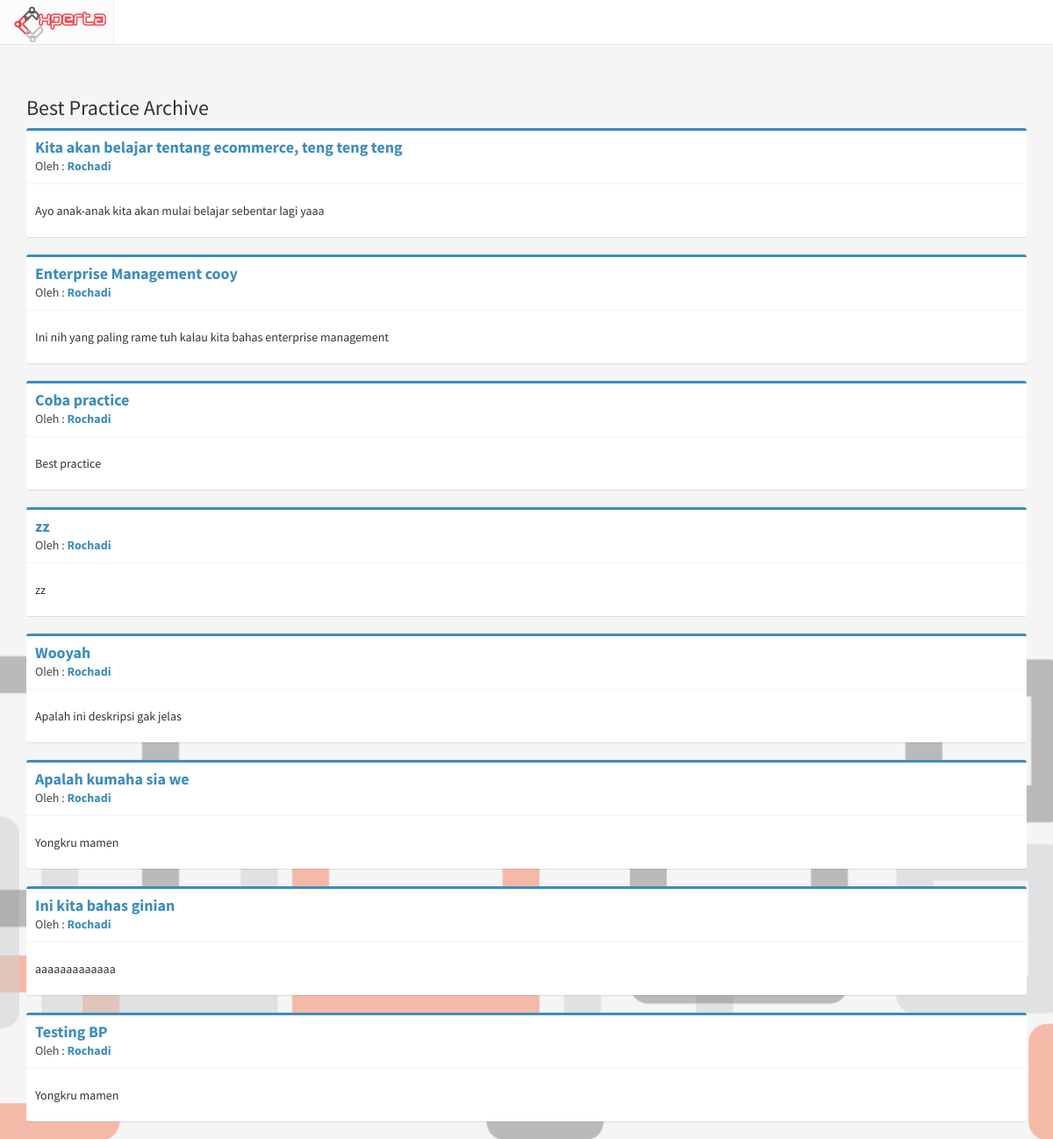
The app's page /index.php/cop/bp_archive, older data.
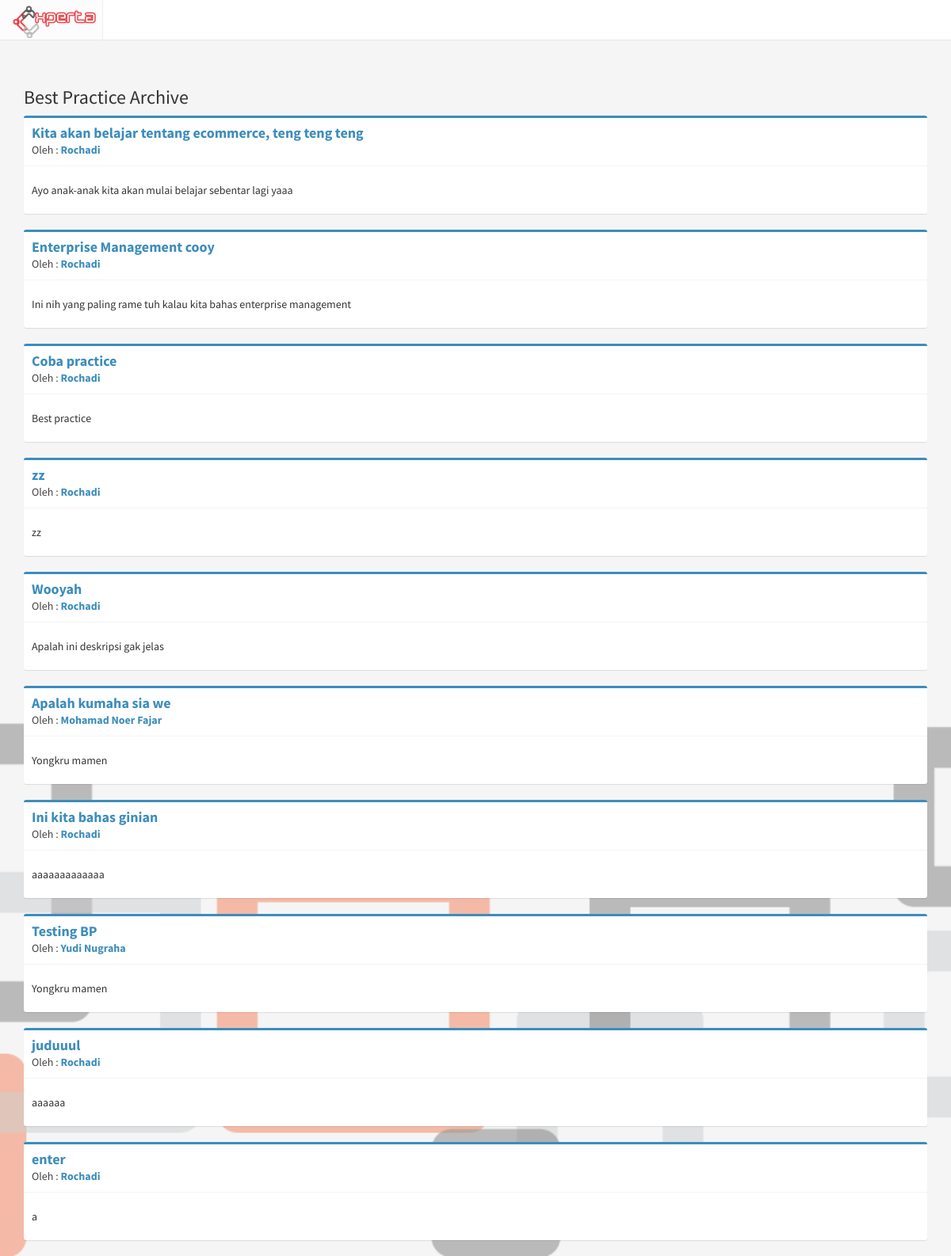
The same page, newer data.
### tables this page shows
CREATE TABLE `cop` (
  `id_cop` int(11) NOT NULL,
  `id_scope` int(11) DEFAULT NULL,
  `id_user` int(11) NOT NULL,
  `title` varchar(200) NOT NULL,
  `content` text NOT NULL,
  `summary` text,
  `type` int(11) NOT NULL,
  `created_at` timestamp NOT NULL DEFAULT CURRENT_TIMESTAMP,
  `updated_at` timestamp NOT NULL DEFAULT CURRENT_TIMESTAMP ON UPDATE CURRENT_TIMESTAMP,
  `status` int(11) NOT NULL DEFAULT '1'
);

CREATE TABLE `profile` (
  `id_profile` int(11) NOT NULL,
  `NIK` varchar(50) NOT NULL,
  `id_user` int(11) NOT NULL,
  `fullname` varchar(255) NOT NULL,
  `birthdate` date DEFAULT NULL,
  `gender` enum('M','F') DEFAULT NULL,
  `id_expert` int(11) DEFAULT NULL,
  `pic` varchar(500) DEFAULT 'default.jpeg',
  `updated_at` timestamp NOT NULL DEFAULT CURRENT_TIMESTAMP ON UPDATE CURRENT_TIMESTAMP,
  `login` int(11) NOT NULL DEFAULT '0'
);

### application/controllers/Cop.php (called while the page is built, shortened)
<?php
class Cop extends CI_Controller
{
	function __construct(){
		$this->load->model('Cop_model');
	}
	public function bp_archive(){
		$data['title'] = "Best Practive Archive";
		$data['list_bp'] = $this->Cop_model->bp_archive();
		$this->load->view('cop/bp_archive',$data);
	}
}

### index.php (called while the page is built, shortened)
<?php
require_once BASEPATH.'core/CodeIgniter.php';

### application/models/Cop_model.php (called while the page is built, shortened)
<?php
	class Cop_model extends CI_Model
	{
		function bp_archive(){
			return $this->db->query("SELECT title, scope_name, id_cop, content, cop.created_at, cop.updated_at, fullname
				FROM cop, user, profile, scope
				WHERE cop.id_user = user.id_user
					AND cop.id_scope = scope.id_scope
					AND user.id_user = profile.id_user
					AND type = 2
					AND status = 0
				")->result();
		}
	}

### application/views/cop/bp_archive.php (the view)
<?php include 'application/views/header.php' ?>
		<div class="container">
			<div class="row">
				<div class="col-md-12 isi">
						<h3>Best Practice Archive</h3>
						<?php foreach ($list_bp as $inov): ?>
							<div class="box box-primary">
								<div class="box-header with-border">
									<h3 class="box-title">
									<strong><a href="<?= site_url('cop/innovation_view/'.$inov->id_cop); ?>">
									<?= $inov->title ?>
									</a></strong>
									</h3>
										<div class="author">
												Oleh :
											<a href="">
												<strong><?= $inov->fullname ?></strong>
											</a>
										</div>
								</div>
								<div class="box-body">
									<p><?= substr($inov->content, 0, 100) ?></p>
								</div>
							</div>
						<?php endforeach ?>
				</div>
			</div>
		</div>
	</body>
</html>

Row changes from the older to the newer data that the page shows:
changed cop "Apalah kumaha sia we": profile.fullname "Rochadi" → "Mohamad Noer Fajar"
changed cop "Testing BP": profile.fullname "Rochadi" → "Yudi Nugraha"
added cop: title "juduuul", profile.fullname "Rochadi", content "aaaaaa"
added cop: title "enter", profile.fullname "Rochadi", content "a"
